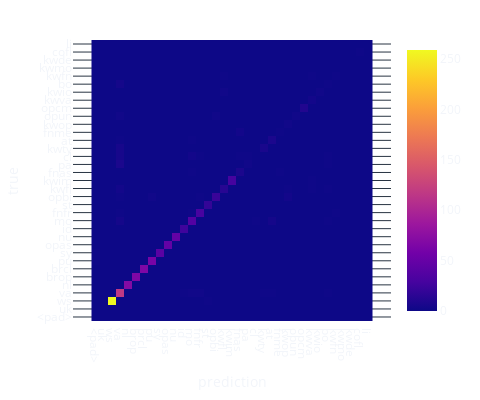

This figure's notebook cell:
### Markdown cell above
## evaluate

### Code cell
model.eval()
with torch.no_grad():
    tag_scores = model(val_token_tensors, val_tag_det_tensors)
    predictions = torch.argmax(tag_scores, dim=-1)  # Shape: (batch_size, seq_len)

pred_tags = []
true_tags = []

for pred, true_t in zip(predictions, val_tag_true_idx):
    true_tags.extend([tag_vocab[t] for t in true_t])
    pred_tags.extend([tag_vocab[t] for t in pred[: len(true_t)]])

print(len(true_tags), len(pred_tags))

acc = metrics.accuracy_score(true_tags, pred_tags)
print("accuracy", acc)

confmat = metrics.confusion_matrix(true_tags, pred_tags, labels=tag_vocab)

dtplot.heatmap(
    confmat,
    tag_vocab,
    log_scale=False,
    pseudo_count=10,
    size=400,
).show()

### Figure 1 — Plotly figure (JSON) as saved in the notebook; plotly's stock layout.template omitted (floating-point values rounded to 4 significant figures; data arrays with more than 128 entries replaced by an {"elided": "..."} marker saying what was removed)
{"data": [{"text": {"elided": "35x35 int values"}, "type": "heatmap", "x": ["<pad>", "uk", "ws", "va", "nl", "brop", "brcl", "pu", "sy", "opas", "nu", "id", "mo", "fnfr", "st", "opbi", "kwfl", "kwim", "fnas", "pa", "cl", "kwty", "at", "fnme", "kwop", "opun", "opcm", "kwva", "kwio", "bo", "kwfn", "kwmo", "kwde", "cofl", "li"], "y": ["<pad>", "uk", "ws", "va", "nl", "brop", "brcl", "pu", "sy", "opas", "nu", "id", "mo", "fnfr", "st", "opbi", "kwfl", "kwim", "fnas", "pa", "cl", "kwty", "at", "fnme", "kwop", "opun", "opcm", "kwva", "kwio", "bo", "kwfn", "kwmo", "kwde", "cofl", "li"], "z": {"elided": "35x35 int values"}}], "layout": {"height": 400, "width": 480, "xaxis": {"dtick": 1, "title": {"text": "prediction"}, "type": "category"}, "yaxis": {"dtick": 1, "scaleanchor": "x", "title": {"text": "true"}, "type": "category"}}}
